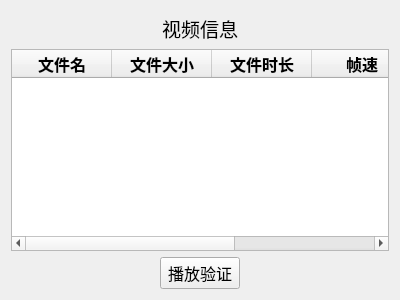
<?xml version="1.0" encoding="UTF-8"?>
<ui version="4.0">
 <class>Shi_information</class>
 <widget class="QWidget" name="Shi_information">
  <property name="geometry">
   <rect>
    <x>0</x>
    <y>0</y>
    <width>400</width>
    <height>300</height>
   </rect>
  </property>
  <property name="windowTitle">
   <string>Form</string>
  </property>
  <layout class="QGridLayout" name="gridLayout">
   <item row="0" column="0">
    <layout class="QHBoxLayout" name="horizontalLayout">
     <property name="topMargin">
      <number>3</number>
     </property>
     <item>
      <spacer name="horizontalSpacer">
       <property name="orientation">
        <enum>Qt::Horizontal</enum>
       </property>
       <property name="sizeHint" stdset="0">
        <size>
         <width>138</width>
         <height>20</height>
        </size>
       </property>
      </spacer>
     </item>
     <item>
      <widget class="QLabel" name="label">
       <property name="font">
        <font>
         <family>微软雅黑</family>
         <pointsize>14</pointsize>
        </font>
       </property>
       <property name="text">
        <string>视频信息</string>
       </property>
      </widget>
     </item>
     <item>
      <spacer name="horizontalSpacer_2">
       <property name="orientation">
        <enum>Qt::Horizontal</enum>
       </property>
       <property name="sizeHint" stdset="0">
        <size>
         <width>138</width>
         <height>20</height>
        </size>
       </property>
      </spacer>
     </item>
    </layout>
   </item>
   <item row="1" column="0">
    <widget class="QTableWidget" name="tableWidget">
     <attribute name="horizontalHeaderStretchLastSection">
      <bool>true</bool>
     </attribute>
     <column>
      <property name="text">
       <string>文件名</string>
      </property>
      <property name="font">
       <font>
        <family>微软雅黑</family>
        <pointsize>12</pointsize>
        <weight>75</weight>
        <bold>true</bold>
       </font>
      </property>
     </column>
     <column>
      <property name="text">
       <string>文件大小</string>
      </property>
      <property name="font">
       <font>
        <family>微软雅黑</family>
        <pointsize>12</pointsize>
        <weight>75</weight>
        <bold>true</bold>
       </font>
      </property>
     </column>
     <column>
      <property name="text">
       <string>文件时长</string>
      </property>
      <property name="font">
       <font>
        <family>微软雅黑</family>
        <pointsize>12</pointsize>
        <weight>75</weight>
        <bold>true</bold>
       </font>
      </property>
     </column>
     <column>
      <property name="text">
       <string>帧速</string>
      </property>
      <property name="font">
       <font>
        <family>微软雅黑</family>
        <pointsize>12</pointsize>
        <weight>75</weight>
        <bold>true</bold>
       </font>
      </property>
     </column>
     <column>
      <property name="text">
       <string>分辨率</string>
      </property>
      <property name="font">
       <font>
        <family>微软雅黑</family>
        <pointsize>12</pointsize>
        <weight>75</weight>
        <bold>true</bold>
       </font>
      </property>
     </column>
    </widget>
   </item>
   <item row="2" column="0">
    <layout class="QHBoxLayout" name="horizontalLayout_2">
     <item>
      <spacer name="horizontalSpacer_3">
       <property name="orientation">
        <enum>Qt::Horizontal</enum>
       </property>
       <property name="sizeHint" stdset="0">
        <size>
         <width>148</width>
         <height>20</height>
        </size>
       </property>
      </spacer>
     </item>
     <item>
      <widget class="QPushButton" name="pushButton">
       <property name="font">
        <font>
         <family>微软雅黑</family>
         <pointsize>12</pointsize>
        </font>
       </property>
       <property name="text">
        <string>播放验证</string>
       </property>
      </widget>
     </item>
     <item>
      <spacer name="horizontalSpacer_4">
       <property name="orientation">
        <enum>Qt::Horizontal</enum>
       </property>
       <property name="sizeHint" stdset="0">
        <size>
         <width>148</width>
         <height>20</height>
        </size>
       </property>
      </spacer>
     </item>
    </layout>
   </item>
  </layout>
 </widget>
 <resources/>
 <connections/>
</ui>
